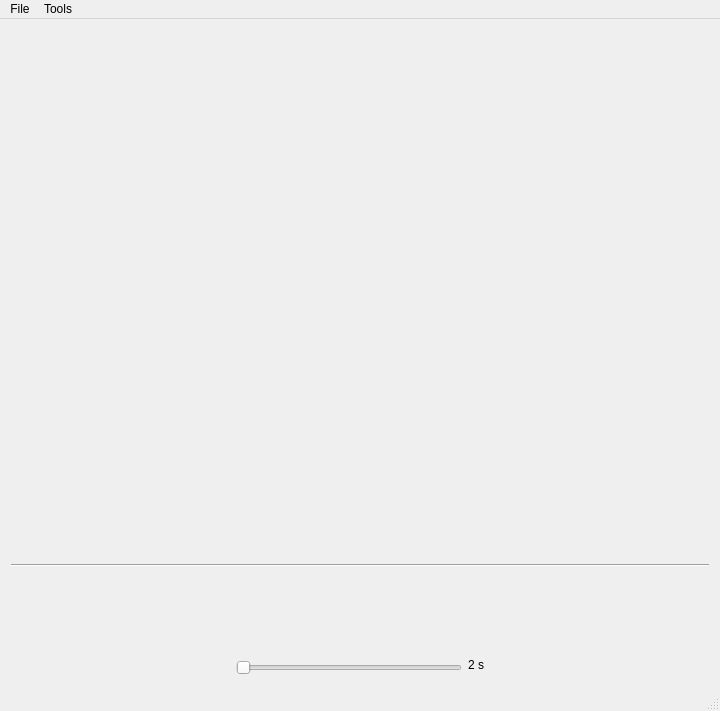
<?xml version="1.0" encoding="UTF-8"?>
<ui version="4.0">
 <class>ImageView</class>
 <widget class="QMainWindow" name="ImageView">
  <property name="geometry">
   <rect>
    <x>0</x>
    <y>0</y>
    <width>720</width>
    <height>711</height>
   </rect>
  </property>
  <property name="sizePolicy">
   <sizepolicy hsizetype="Expanding" vsizetype="Expanding">
    <horstretch>0</horstretch>
    <verstretch>0</verstretch>
   </sizepolicy>
  </property>
  <property name="minimumSize">
   <size>
    <width>0</width>
    <height>0</height>
   </size>
  </property>
  <property name="maximumSize">
   <size>
    <width>16777215</width>
    <height>16777215</height>
   </size>
  </property>
  <property name="windowTitle">
   <string>ImageView</string>
  </property>
  <widget class="QWidget" name="centralWidget">
   <layout class="QVBoxLayout" name="verticalLayout">
    <item>
     <widget class="QLabel" name="imageNameLabel">
      <property name="sizePolicy">
       <sizepolicy hsizetype="Expanding" vsizetype="Preferred">
        <horstretch>0</horstretch>
        <verstretch>0</verstretch>
       </sizepolicy>
      </property>
      <property name="maximumSize">
       <size>
        <width>16777215</width>
        <height>16777215</height>
       </size>
      </property>
      <property name="text">
       <string/>
      </property>
      <property name="alignment">
       <set>Qt::AlignCenter</set>
      </property>
     </widget>
    </item>
    <item>
     <widget class="QLabel" name="imageLabel">
      <property name="sizePolicy">
       <sizepolicy hsizetype="Expanding" vsizetype="Expanding">
        <horstretch>0</horstretch>
        <verstretch>0</verstretch>
       </sizepolicy>
      </property>
      <property name="minimumSize">
       <size>
        <width>500</width>
        <height>500</height>
       </size>
      </property>
      <property name="maximumSize">
       <size>
        <width>16777215</width>
        <height>16777215</height>
       </size>
      </property>
      <property name="layoutDirection">
       <enum>Qt::LeftToRight</enum>
      </property>
      <property name="text">
       <string/>
      </property>
      <property name="alignment">
       <set>Qt::AlignCenter</set>
      </property>
     </widget>
    </item>
    <item>
     <widget class="Line" name="line">
      <property name="orientation">
       <enum>Qt::Horizontal</enum>
      </property>
     </widget>
    </item>
    <item>
     <layout class="QHBoxLayout" name="horizontalLayout_2">
      <item>
       <spacer name="horizontalSpacer">
        <property name="orientation">
         <enum>Qt::Horizontal</enum>
        </property>
        <property name="sizeHint" stdset="0">
         <size>
          <width>40</width>
          <height>20</height>
         </size>
        </property>
       </spacer>
      </item>
      <item>
       <widget class="QLabel" name="imageNumberLabel">
        <property name="sizePolicy">
         <sizepolicy hsizetype="Expanding" vsizetype="Fixed">
          <horstretch>0</horstretch>
          <verstretch>0</verstretch>
         </sizepolicy>
        </property>
        <property name="minimumSize">
         <size>
          <width>100</width>
          <height>0</height>
         </size>
        </property>
        <property name="maximumSize">
         <size>
          <width>16777215</width>
          <height>16777215</height>
         </size>
        </property>
        <property name="text">
         <string/>
        </property>
        <property name="alignment">
         <set>Qt::AlignCenter</set>
        </property>
       </widget>
      </item>
      <item>
       <spacer name="horizontalSpacer_2">
        <property name="orientation">
         <enum>Qt::Horizontal</enum>
        </property>
        <property name="sizeHint" stdset="0">
         <size>
          <width>40</width>
          <height>20</height>
         </size>
        </property>
       </spacer>
      </item>
     </layout>
    </item>
    <item>
     <layout class="QHBoxLayout" name="horizontalLayout">
      <item>
       <spacer name="horizontalSpacer_7">
        <property name="orientation">
         <enum>Qt::Horizontal</enum>
        </property>
        <property name="sizeHint" stdset="0">
         <size>
          <width>40</width>
          <height>20</height>
         </size>
        </property>
       </spacer>
      </item>
      <item>
       <widget class="QPushButton" name="beginButton">
        <property name="sizePolicy">
         <sizepolicy hsizetype="Fixed" vsizetype="Fixed">
          <horstretch>100</horstretch>
          <verstretch>30</verstretch>
         </sizepolicy>
        </property>
        <property name="minimumSize">
         <size>
          <width>48</width>
          <height>48</height>
         </size>
        </property>
        <property name="maximumSize">
         <size>
          <width>16777215</width>
          <height>16777215</height>
         </size>
        </property>
        <property name="text">
         <string/>
        </property>
        <property name="flat">
         <bool>true</bool>
        </property>
       </widget>
      </item>
      <item>
       <spacer name="horizontalSpacer_5">
        <property name="orientation">
         <enum>Qt::Horizontal</enum>
        </property>
        <property name="sizeType">
         <enum>QSizePolicy::Fixed</enum>
        </property>
        <property name="sizeHint" stdset="0">
         <size>
          <width>5</width>
          <height>20</height>
         </size>
        </property>
       </spacer>
      </item>
      <item>
       <widget class="QPushButton" name="previousButton">
        <property name="sizePolicy">
         <sizepolicy hsizetype="Fixed" vsizetype="Fixed">
          <horstretch>0</horstretch>
          <verstretch>0</verstretch>
         </sizepolicy>
        </property>
        <property name="minimumSize">
         <size>
          <width>48</width>
          <height>48</height>
         </size>
        </property>
        <property name="maximumSize">
         <size>
          <width>16777215</width>
          <height>16777215</height>
         </size>
        </property>
        <property name="text">
         <string/>
        </property>
        <property name="flat">
         <bool>true</bool>
        </property>
       </widget>
      </item>
      <item>
       <spacer name="horizontalSpacer_3">
        <property name="orientation">
         <enum>Qt::Horizontal</enum>
        </property>
        <property name="sizeType">
         <enum>QSizePolicy::Fixed</enum>
        </property>
        <property name="sizeHint" stdset="0">
         <size>
          <width>40</width>
          <height>20</height>
         </size>
        </property>
       </spacer>
      </item>
      <item>
       <widget class="QPushButton" name="slideShowButton">
        <property name="sizePolicy">
         <sizepolicy hsizetype="Fixed" vsizetype="Fixed">
          <horstretch>0</horstretch>
          <verstretch>0</verstretch>
         </sizepolicy>
        </property>
        <property name="minimumSize">
         <size>
          <width>48</width>
          <height>48</height>
         </size>
        </property>
        <property name="maximumSize">
         <size>
          <width>16777215</width>
          <height>16777215</height>
         </size>
        </property>
        <property name="text">
         <string/>
        </property>
        <property name="iconSize">
         <size>
          <width>48</width>
          <height>48</height>
         </size>
        </property>
        <property name="flat">
         <bool>true</bool>
        </property>
       </widget>
      </item>
      <item>
       <spacer name="horizontalSpacer_4">
        <property name="orientation">
         <enum>Qt::Horizontal</enum>
        </property>
        <property name="sizeType">
         <enum>QSizePolicy::Fixed</enum>
        </property>
        <property name="sizeHint" stdset="0">
         <size>
          <width>40</width>
          <height>20</height>
         </size>
        </property>
       </spacer>
      </item>
      <item>
       <widget class="QPushButton" name="nextButton">
        <property name="enabled">
         <bool>true</bool>
        </property>
        <property name="sizePolicy">
         <sizepolicy hsizetype="Fixed" vsizetype="Fixed">
          <horstretch>150</horstretch>
          <verstretch>30</verstretch>
         </sizepolicy>
        </property>
        <property name="minimumSize">
         <size>
          <width>48</width>
          <height>48</height>
         </size>
        </property>
        <property name="maximumSize">
         <size>
          <width>16777215</width>
          <height>16777215</height>
         </size>
        </property>
        <property name="text">
         <string/>
        </property>
        <property name="flat">
         <bool>true</bool>
        </property>
       </widget>
      </item>
      <item>
       <spacer name="horizontalSpacer_6">
        <property name="orientation">
         <enum>Qt::Horizontal</enum>
        </property>
        <property name="sizeType">
         <enum>QSizePolicy::Fixed</enum>
        </property>
        <property name="sizeHint" stdset="0">
         <size>
          <width>5</width>
          <height>20</height>
         </size>
        </property>
       </spacer>
      </item>
      <item>
       <widget class="QPushButton" name="endButton">
        <property name="sizePolicy">
         <sizepolicy hsizetype="Fixed" vsizetype="Fixed">
          <horstretch>100</horstretch>
          <verstretch>30</verstretch>
         </sizepolicy>
        </property>
        <property name="minimumSize">
         <size>
          <width>48</width>
          <height>48</height>
         </size>
        </property>
        <property name="maximumSize">
         <size>
          <width>16777215</width>
          <height>16777215</height>
         </size>
        </property>
        <property name="text">
         <string/>
        </property>
        <property name="flat">
         <bool>true</bool>
        </property>
       </widget>
      </item>
      <item>
       <spacer name="horizontalSpacer_8">
        <property name="orientation">
         <enum>Qt::Horizontal</enum>
        </property>
        <property name="sizeHint" stdset="0">
         <size>
          <width>40</width>
          <height>20</height>
         </size>
        </property>
       </spacer>
      </item>
     </layout>
    </item>
    <item>
     <spacer name="verticalSpacer">
      <property name="orientation">
       <enum>Qt::Vertical</enum>
      </property>
      <property name="sizeType">
       <enum>QSizePolicy::Fixed</enum>
      </property>
      <property name="sizeHint" stdset="0">
       <size>
        <width>17</width>
        <height>5</height>
       </size>
      </property>
     </spacer>
    </item>
    <item>
     <layout class="QHBoxLayout" name="horizontalLayout_3">
      <item>
       <spacer name="horizontalSpacer_11">
        <property name="orientation">
         <enum>Qt::Horizontal</enum>
        </property>
        <property name="sizeHint" stdset="0">
         <size>
          <width>40</width>
          <height>20</height>
         </size>
        </property>
       </spacer>
      </item>
      <item>
       <widget class="QSlider" name="slideShowDelaySlider">
        <property name="sizePolicy">
         <sizepolicy hsizetype="Expanding" vsizetype="Fixed">
          <horstretch>0</horstretch>
          <verstretch>0</verstretch>
         </sizepolicy>
        </property>
        <property name="minimumSize">
         <size>
          <width>200</width>
          <height>0</height>
         </size>
        </property>
        <property name="orientation">
         <enum>Qt::Horizontal</enum>
        </property>
       </widget>
      </item>
      <item>
       <widget class="QLabel" name="slideShowDelayLabel">
        <property name="text">
         <string>2 s</string>
        </property>
        <property name="alignment">
         <set>Qt::AlignLeading|Qt::AlignLeft|Qt::AlignTop</set>
        </property>
       </widget>
      </item>
      <item>
       <spacer name="horizontalSpacer_10">
        <property name="orientation">
         <enum>Qt::Horizontal</enum>
        </property>
        <property name="sizeHint" stdset="0">
         <size>
          <width>40</width>
          <height>20</height>
         </size>
        </property>
       </spacer>
      </item>
     </layout>
    </item>
   </layout>
  </widget>
  <widget class="QMenuBar" name="menuBar">
   <property name="geometry">
    <rect>
     <x>0</x>
     <y>0</y>
     <width>720</width>
     <height>23</height>
    </rect>
   </property>
   <widget class="QMenu" name="menuFile">
    <property name="title">
     <string>File</string>
    </property>
    <addaction name="openDirAction"/>
    <addaction name="openFileAction"/>
    <addaction name="actionOpen_Recent_Files"/>
    <addaction name="separator"/>
    <addaction name="actionSave"/>
    <addaction name="actionSave_As"/>
    <addaction name="separator"/>
    <addaction name="actionExit_4"/>
   </widget>
   <widget class="QMenu" name="menuAbout">
    <property name="title">
     <string>Tools</string>
    </property>
    <widget class="QMenu" name="menuFilter">
     <property name="title">
      <string>Filter...</string>
     </property>
     <widget class="QMenu" name="menuSmooth">
      <property name="title">
       <string>Smooth</string>
      </property>
      <addaction name="actionGaussian"/>
      <addaction name="actionMid_Filter_2"/>
      <addaction name="actionBilateral_Smooth"/>
     </widget>
     <addaction name="menuSmooth"/>
    </widget>
    <widget class="QMenu" name="menuEdge_Detector">
     <property name="title">
      <string>Edge Detector...</string>
     </property>
     <addaction name="actionCanny"/>
    </widget>
    <addaction name="menuFilter"/>
    <addaction name="actionGLCM"/>
    <addaction name="menuEdge_Detector"/>
    <addaction name="separator"/>
    <addaction name="actionLecel_Set"/>
    <addaction name="separator"/>
    <addaction name="actionVideo_Camera_Track"/>
   </widget>
   <addaction name="menuFile"/>
   <addaction name="menuAbout"/>
  </widget>
  <widget class="QStatusBar" name="statusBar"/>
  <action name="actionOpen_Directory">
   <property name="text">
    <string>Open Directory...</string>
   </property>
  </action>
  <action name="actionOpen">
   <property name="text">
    <string>Open...</string>
   </property>
  </action>
  <action name="actionExit">
   <property name="text">
    <string>Exit</string>
   </property>
  </action>
  <action name="openDirAction">
   <property name="text">
    <string>Open Images From Dir</string>
   </property>
   <property name="statusTip">
    <string>Open a Directory of images...</string>
   </property>
  </action>
  <action name="openFileAction">
   <property name="text">
    <string>Open Image File</string>
   </property>
  </action>
  <action name="actionAbout_ImageView">
   <property name="text">
    <string>About ImageView...</string>
   </property>
  </action>
  <action name="actionMid_Filter">
   <property name="text">
    <string>Mid_Filter</string>
   </property>
  </action>
  <action name="actionExit_2">
   <property name="text">
    <string>Exit</string>
   </property>
  </action>
  <action name="actionOpen_Recent_Files">
   <property name="text">
    <string>Open Recent Files</string>
   </property>
  </action>
  <action name="actionExit_3">
   <property name="text">
    <string>Exit</string>
   </property>
  </action>
  <action name="actionSave">
   <property name="text">
    <string>Save</string>
   </property>
  </action>
  <action name="actionSave_As">
   <property name="text">
    <string>Save As</string>
   </property>
  </action>
  <action name="actionExit_4">
   <property name="text">
    <string>Exit</string>
   </property>
  </action>
  <action name="actionGLCM">
   <property name="text">
    <string>GLCM</string>
   </property>
  </action>
  <action name="actionCanny">
   <property name="text">
    <string>Canny</string>
   </property>
  </action>
  <action name="actionMid_Filter_2">
   <property name="text">
    <string>Median_Smooth</string>
   </property>
  </action>
  <action name="actionGaussian">
   <property name="text">
    <string>Gaussian_Smooth</string>
   </property>
  </action>
  <action name="actionBilate">
   <property name="text">
    <string>Bilateral_Smooth</string>
   </property>
  </action>
  <action name="actionBilateral_Smooth">
   <property name="text">
    <string>Bilateral_Smooth</string>
   </property>
  </action>
  <action name="actionLecel_Set">
   <property name="text">
    <string>Lecel_Set</string>
   </property>
  </action>
  <action name="actionVideo_Camera_Track">
   <property name="text">
    <string>Video/Camera Track</string>
   </property>
  </action>
 </widget>
 <layoutdefault spacing="6" margin="11"/>
 <resources/>
 <connections/>
</ui>
